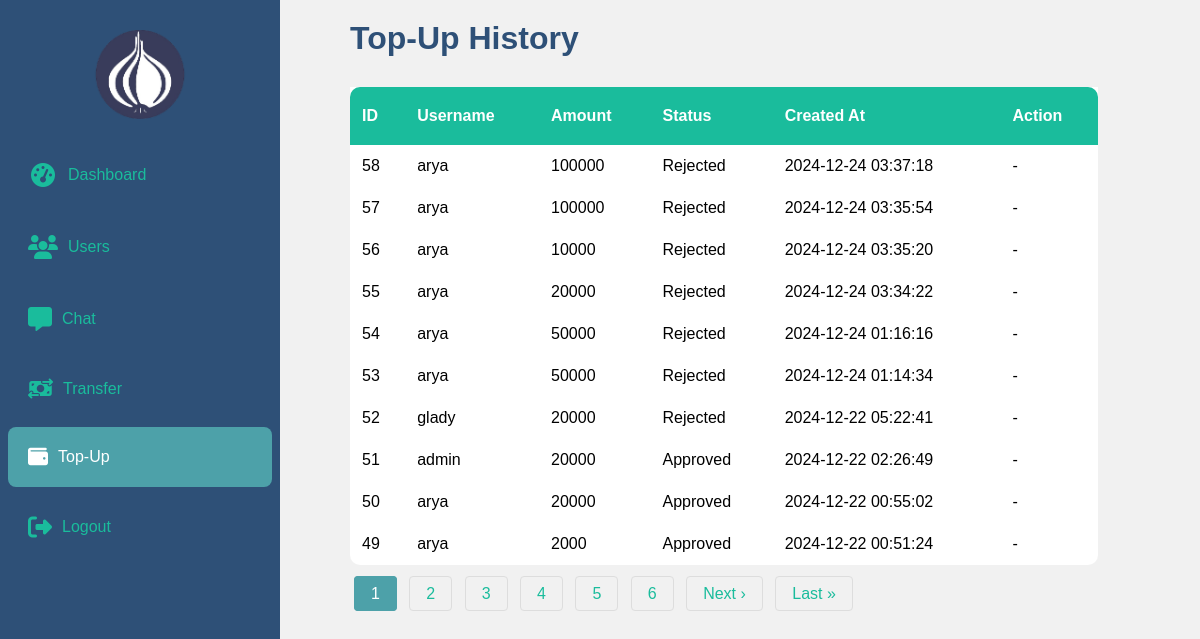
Page /Views/dashboard/status.php on the earlier database version.
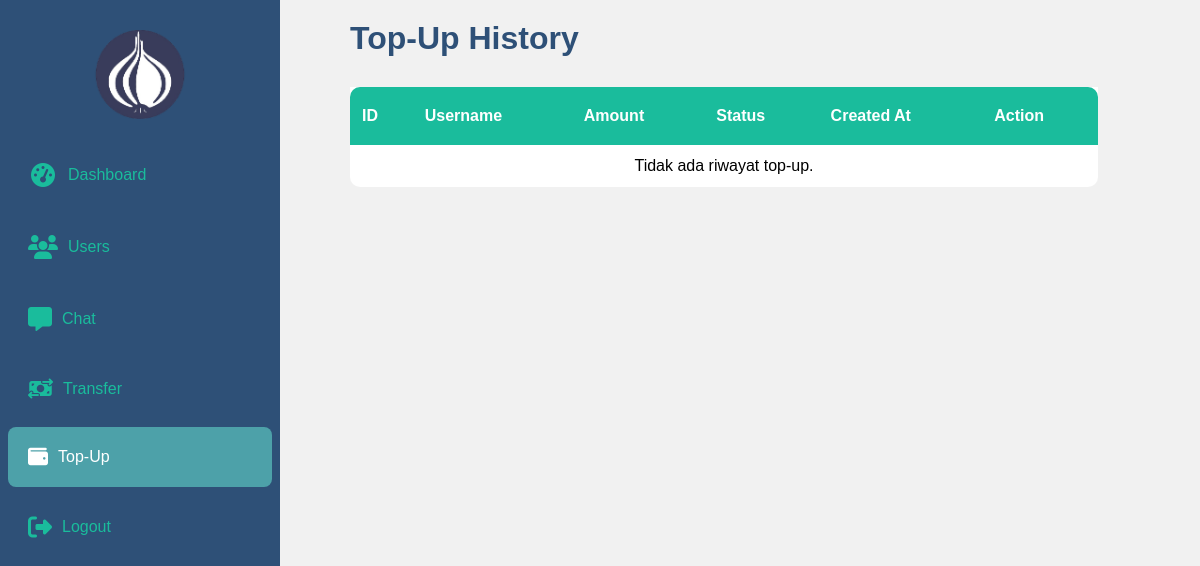
Same page on the later database version.
### tables this page shows
CREATE TABLE `topup` (
  `id` int(11) NOT NULL AUTO_INCREMENT,
  `user_id` int(11) DEFAULT NULL,
  `amount` int(11) DEFAULT NULL,
  `created_at` datetime DEFAULT current_timestamp(),
  `status` enum('pending','approved','rejected') DEFAULT 'pending',
  PRIMARY KEY (`id`),
  KEY `user_id` (`user_id`),
  CONSTRAINT `topup_ibfk_1` FOREIGN KEY (`user_id`) REFERENCES `users` (`id`)
);

CREATE TABLE `users` (
  `id` int(11) NOT NULL AUTO_INCREMENT,
  `name` varchar(100) NOT NULL,
  `username` varchar(50) NOT NULL,
  `email` varchar(100) NOT NULL,
  `password` varchar(255) NOT NULL,
  `address` text NOT NULL,
  `role` enum('admin','user') DEFAULT 'user',
  `balance` decimal(15,2) DEFAULT 0.00,
  PRIMARY KEY (`id`),
  UNIQUE KEY `username` (`username`),
  UNIQUE KEY `email` (`email`)
);

### Views/dashboard/status.php (the view, shortened to what this page needs)
<?php
include __DIR__ . '/../../config/connect.php';
$limit = 10;
$page = isset($_GET['page']) ? (int)$_GET['page'] : 1;
$offset = ($page - 1) * $limit;
$query_topup = "
    SELECT topup.*, users.username
    FROM topup
    JOIN users ON topup.user_id = users.id
    ORDER BY topup.created_at DESC
    LIMIT $limit OFFSET $offset
";
$result_topup = $conn->query($query_topup);
$query_count = "SELECT COUNT(*) AS total FROM topup";
$result_count = $conn->query($query_count);
$total_rows = $result_count->fetch_assoc()['total'];
$total_pages = ceil($total_rows / $limit);
$current_page = basename($_SERVER['PHP_SELF']);
?>
<!DOCTYPE html>
<html lang="en">
<head>
    <link rel="stylesheet" href="/../../public/css/admin.css">
    <link href="https://cdnjs.cloudflare.com/ajax/libs/font-awesome/6.4.0/css/all.min.css" rel="stylesheet">
</head>
<body>
<div class="sidebar">
    <div class="sidebar-header">
        <img src="../../public/img/onion-logo.png" alt="Logo" class="logo">
    </div>
    <ul class="sidebar-menu">
        <a href="index.php" class="menu-item <?= $current_page == 'index.php' ? 'active' : '' ?>"><i class="fas fa-fw fa-tachometer-alt"></i> Dashboard</a>
        <a href="users.php" class="menu-item <?= $current_page == 'users.php' ? 'active' : '' ?>"><i class="fas fa-users"></i> Users</a>
        <a href="chat.php" class="menu-item <?= $current_page == 'chat.php' ? 'active' : '' ?>"><i class="fas fa-comment-alt"></i> Chat</a>
        <a href="transfer.php" class="menu-item <?= $current_page == 'transfer.php' ? 'active' : '' ?>"><i class="fa-solid fa-money-bill-transfer"></i> Transfer</a>
        <a href="status.php" class="menu-item <?= $current_page == 'status.php' ? 'active' : '' ?>"><i class="fa-solid fa-wallet"></i> Top-Up</a>
        <a href="/logout.php" class="menu-item"><i class="fas fa-sign-out-alt"></i> Logout</a>
    </ul>
</div>
<div class="main-content">
    <h1>Top-Up History</h1>
    <table>
        <thead>
            <tr>
                <th class="rounded-header-top-left">ID</th>
                <th>Username</th>
                <th>Amount</th>
                <th>Status</th>
                <th>Created At</th>
                <th class="rounded-header-top-right">Action</th>
            </tr>
        </thead>
        <tbody>
            <?php if ($result_topup->num_rows > 0): ?>
                <?php while ($topup = $result_topup->fetch_assoc()): ?>
                    <tr>
                        <td><?= $topup['id'] ?></td>
                        <td><?= $topup['username'] ?></td>
                        <td><?= $topup['amount'] ?></td>
                        <td><?= ucfirst($topup['status']) ?></td>
                        <td><?= $topup['created_at'] ?></td>
                        <td>
                            <?php if ($topup['status'] === 'pending'): ?>
                                <a href="?action=approve&id=<?= $topup['id'] ?>" class="approve">Approve</a> |
                                <a href="?action=reject&id=<?= $topup['id'] ?>" class="reject">Reject</a>
                            <?php else: ?>
                                <span>-</span>
                            <?php endif; ?>
                        </td>
                    </tr>
                <?php endwhile; ?>
            <?php else: ?>
                <tr>
                    <td colspan="6" style="text-align: center;">Tidak ada riwayat top-up.</td>
                </tr>
            <?php endif; ?>
        </tbody>
    </table>
    <div class="pagination">
        <?php for ($i = 1; $i <= $total_pages; $i++): ?>
            <a href="?page=<?= $i ?>" class="<?= $i == $page ? 'active' : '' ?>"><?= $i ?></a>
        <?php endfor; ?>
        <?php if ($page < $total_pages): ?>
            <a href="?page=<?= $page + 1 ?>">Next &rsaquo;</a>
            <a href="?page=<?= $total_pages ?>">Last &raquo;</a>
        <?php endif; ?>
    </div>
</div>
</body>
</html>

### public/css/admin.css (style rules this page uses)
* { margin: 0; padding: 0; box-sizing: border-box; }
body { font-family: Arial, sans-serif; background-color: #f1f1f1; display: flex; }
.sidebar { height: 100%; width: 280px; position: fixed; top: 0; left: 0; background-color: #2E5077; padding-top: 20px; z-index: 1000; }
.sidebar-header { color: #ffff; text-align: center; padding: 10px; font-size: 24px; }
.sidebar-header .logo { max-width: 60%; height: auto; }
.sidebar-menu { list-style: none; padding: 0; }
.sidebar-menu .fas { font-size: 1.5rem; }
.sidebar-menu a { margin: 8px; color: #1abc9c; text-decoration: none; display: flex; align-items: center; padding: 20px 20px; border-radius: 8px; transition: 0.5ms; }
.sidebar-menu a i { margin-right: 10px; font-size: 20px; }
.sidebar-menu a:hover, .sidebar-menu a:focus, .sidebar-menu a.active { background-color: #4DA1A9; color: #ffffff; }
.main-content { margin-left: 280px; padding: 20px; width: 100%; }
.main-content h2, h1 { margin-left: 50px; margin-bottom: 30px; color: #2E5077; }
table { padding: 10px 20px; margin-left: 50px; margin-bottom: 20px; width: 85%; border-collapse: collapse; background: white; border-bottom-right-radius: 10px; border-bottom-left-radius: 10px; }
table td { padding: 12px; text-align: left; }
table th { background-color: #1abc9c; color: #ffff; padding: 20px 12px; text-align: left; }
table th.rounded-header-top-left { border-top-left-radius: 10px; }
table th.rounded-header-top-right { border-top-right-radius: 10px; }
.pagination { display: inline-block; margin-left: 50px; }
.pagination a { color: #1abc9c; padding: 8px 16px; text-decoration: none; border: 1px solid #ddd; margin: 0 4px; border-radius: 4px; transition: background-color 0.3s; }
.pagination a.active { background-color: #4DA1A9; color: white; border: 1px solid #4DA1A9; }

Differences in the rows shown:
removed topup: id "58", user.username "arya", amount "100000", status "Rejected", created_at "2024-12-24 03:37:18"
removed topup: id "57", user.username "arya", amount "100000", status "Rejected", created_at "2024-12-24 03:35:54"
removed topup: id "56", user.username "arya", amount "10000", status "Rejected", created_at "2024-12-24 03:35:20"
removed topup: id "55", user.username "arya", amount "20000", status "Rejected", created_at "2024-12-24 03:34:22"
removed topup: id "54", user.username "arya", amount "50000", status "Rejected", created_at "2024-12-24 01:16:16"
removed topup: id "53", user.username "arya", amount "50000", status "Rejected", created_at "2024-12-24 01:14:34"
removed topup: id "52", user.username "glady", amount "20000", status "Rejected", created_at "2024-12-22 05:22:41"
removed topup: id "51", user.username "admin", amount "20000", status "Approved", created_at "2024-12-22 02:26:49"
removed topup: id "50", user.username "arya", amount "20000", status "Approved", created_at "2024-12-22 00:55:02"
removed topup: id "49", user.username "arya", amount "2000", status "Approved", created_at "2024-12-22 00:51:24"
Other differences:
text no longer shown: "Next › Last »"
text now shown: "Tidak ada riwayat top-up."
list line gone: "1"
list line gone: "2"
list line gone: "3"
list line gone: "4"
list line gone: "5"
list line gone: "6"
